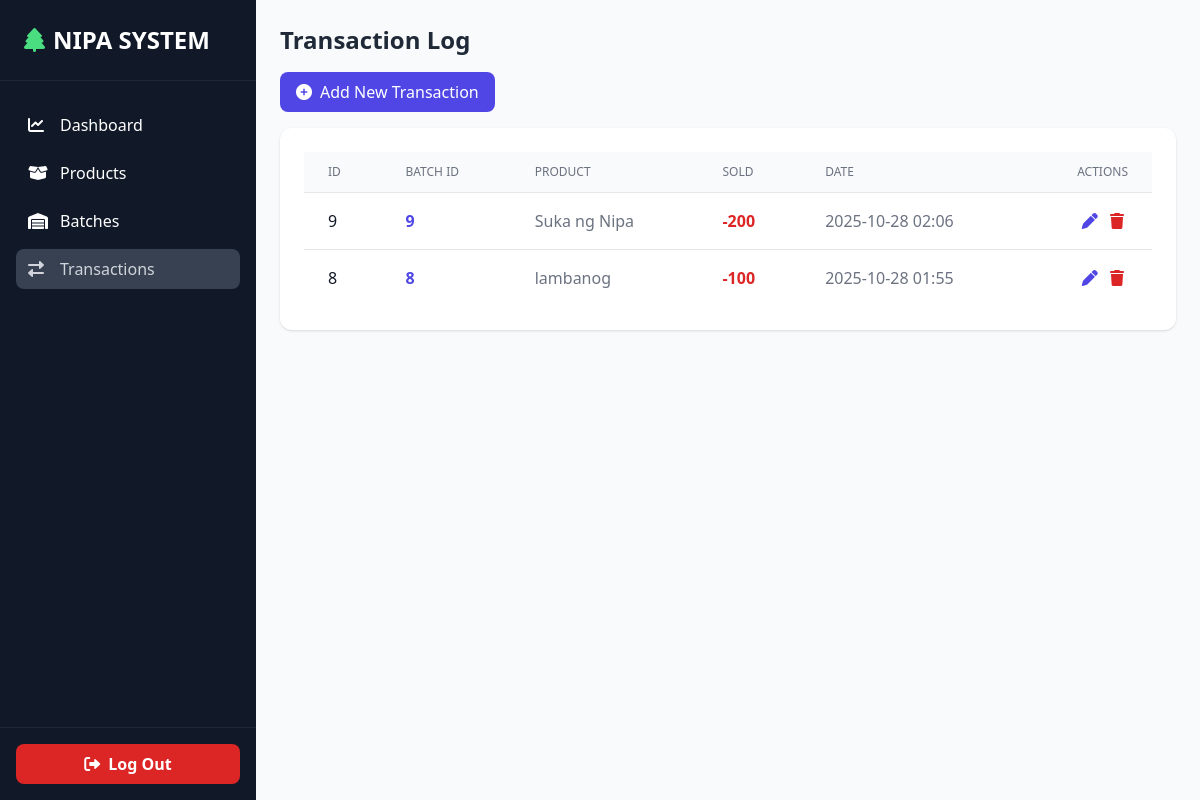
Page /dashboard.php?section=transactions (signed in) on the committed database.
### tables this page shows
CREATE TABLE `transactions` (
  `id` int(11) NOT NULL,
  `batch_id` int(11) NOT NULL,
  `product_id` int(11) NOT NULL,
  `quantity_sold` int(11) NOT NULL DEFAULT 0,
  `remarks` text DEFAULT NULL,
  `transaction_date` timestamp NOT NULL DEFAULT current_timestamp(),
  `created_at` timestamp NOT NULL DEFAULT current_timestamp(),
  `updated_at` timestamp NOT NULL DEFAULT current_timestamp() ON UPDATE current_timestamp()
);

CREATE TABLE `products` (
  `id` int(11) NOT NULL,
  `name` varchar(255) NOT NULL,
  `category` varchar(100) DEFAULT NULL,
  `description` text DEFAULT NULL,
  `imageUrl` varchar(500) DEFAULT NULL,
  `created_at` timestamp NOT NULL DEFAULT current_timestamp(),
  `updated_at` timestamp NOT NULL DEFAULT current_timestamp() ON UPDATE current_timestamp()
);

### src/dashboard.php (the view, shortened to what this page needs)
<?php
require 'db.php';
$stmt = $pdo->query("
    SELECT t.*, p.name AS product_name, b.manufacture_date
    FROM transactions t
    JOIN products p ON p.id = t.product_id
    JOIN batches b ON b.id = t.batch_id
    ORDER BY t.id DESC
");
$transactions = $stmt->fetchAll();
$currentSection = $_GET['section'] ?? 'dashboard';
?>
<!DOCTYPE html>
<html lang="en">
<head>
    <script src="https://cdn.tailwindcss.com"></script>
    <link rel="stylesheet" href="https://cdnjs.cloudflare.com/ajax/libs/font-awesome/6.0.0-beta3/css/all.min.css">
</head>
<body class="bg-gray-50">
<aside id="sidebar" class="fixed top-0 left-0 h-full w-64 bg-gray-900 text-white flex flex-col z-50 transition-transform duration-300 ease-in-out sidebar-hide lg:sidebar-show">
    <div class="p-6 text-2xl font-bold border-b border-gray-800 flex items-center justify-between">
        <span class="flex items-center space-x-2">
            <i class="fas fa-tree text-green-400"></i>
            <span>NIPA SYSTEM</span>
        </span>
    </div>
    <nav class="flex-1 px-4 py-6 space-y-2">
        <a href="?section=dashboard" class="nav-link <?= $currentSection === 'dashboard' ? 'active-link' : '' ?> flex items-center space-x-3 w-full text-left hover:bg-gray-800 rounded-lg px-3 py-2 transition">
            <i class="fas fa-chart-line w-5"></i><span>Dashboard</span>
        </a>
        <a href="?section=products" class="nav-link <?= $currentSection === 'products' ? 'active-link' : '' ?> flex items-center space-x-3 w-full text-left hover:bg-gray-800 rounded-lg px-3 py-2 transition">
            <i class="fas fa-box-open w-5"></i><span>Products</span>
        </a>
        <a href="?section=batches" class="nav-link <?= $currentSection === 'batches' ? 'active-link' : '' ?> flex items-center space-x-3 w-full text-left hover:bg-gray-800 rounded-lg px-3 py-2 transition">
            <i class="fas fa-warehouse w-5"></i><span>Batches</span>
        </a>
        <a href="?section=transactions" class="nav-link <?= $currentSection === 'transactions' ? 'active-link' : '' ?> flex items-center space-x-3 w-full text-left hover:bg-gray-800 rounded-lg px-3 py-2 transition">
            <i class="fas fa-exchange-alt w-5"></i><span>Transactions</span>
        </a>
    </nav>
    <div class="p-4 border-t border-gray-800">
        <a href="logout.php" class="flex items-center justify-center bg-red-600 hover:bg-red-700 rounded-lg py-2 font-semibold transition">
            <i class="fas fa-sign-out-alt mr-2"></i> Log Out
        </a>
    </div>
</aside>
<main class="flex-1 p-4 lg:p-6 lg:ml-64 mt-16 lg:mt-0">
    <section id="transactionsContent" class="content-section <?= $currentSection === 'transactions' ? 'active' : '' ?>">
    <div class="mb-4">
        <h2 class="text-xl lg:text-2xl font-bold text-gray-800">Transaction Log</h2>
    </div>
    <button onclick="toggleForm('addTransactionForm')" class="w-full lg:w-auto bg-indigo-600 text-white px-4 py-2 rounded-lg mb-4 hover:bg-indigo-700 transition">
        <i class="fas fa-plus-circle mr-2"></i>Add New Transaction
    </button>
    <div class="hidden lg:block bg-white p-6 rounded-xl shadow">
        <table class="min-w-full divide-y divide-gray-200">
            <thead class="bg-gray-50">
                <tr>
                    <th class="px-6 py-3 text-left text-xs font-medium text-gray-500 uppercase">ID</th>
                    <th class="px-6 py-3 text-left text-xs font-medium text-gray-500 uppercase">Batch ID</th>
                    <th class="px-6 py-3 text-left text-xs font-medium text-gray-500 uppercase">Product</th>
                    <th class="px-6 py-3 text-left text-xs font-medium text-gray-500 uppercase">Sold</th>
                    <th class="px-6 py-3 text-left text-xs font-medium text-gray-500 uppercase">Date</th>
                    <th class="px-6 py-3 text-right text-xs font-medium text-gray-500 uppercase">Actions</th>
                </tr>
            </thead>
            <tbody class="bg-white divide-y divide-gray-200">
                <?php foreach ($transactions as $transaction): ?>
                <tr>
                    <td class="px-6 py-4 whitespace-nowrap font-medium text-gray-900"><?= $transaction['id'] ?></td>
                    <td class="px-6 py-4 whitespace-nowrap text-indigo-600 font-semibold"><?= $transaction['batch_id'] ?></td>
                    <td class="px-6 py-4 whitespace-nowrap text-gray-500"><?= htmlspecialchars($transaction['product_name']) ?></td>
                    <td class="px-6 py-4 whitespace-nowrap font-bold text-red-600">-<?= $transaction['quantity_sold'] ?></td>
                    <td class="px-6 py-4 whitespace-nowrap text-gray-500"><?= date('Y-m-d H:i', strtotime($transaction['transaction_date'])) ?></td>
                    <td class="px-6 py-4 whitespace-nowrap text-right">
                        <button onclick="openEditTransactionModal(<?= htmlspecialchars(json_encode($transaction)) ?>)" class="text-indigo-600 hover:text-indigo-800 mx-1">
                            <i class="fas fa-pen"></i>
                        </button>
                        <form method="POST" class="inline" onsubmit="return confirm('Delete transaction?');">
                            <button type="submit" class="text-red-600 hover:text-red-800 mx-1">
                                <i class="fas fa-trash"></i>
                            </button>
                        </form>
                    </td>
                </tr>
                <?php endforeach; ?>
            </tbody>
        </table>
    </div>
</section>
</main>
</body>
</html>

### src/dashboard.php (style rules this page uses)
.active-link { background:#374151; color:#d1d5db }
.content-section { display:none }
.content-section.active { display:block }

### rows in the picture
transactions: id "9", batch "9", product.name "Suka ng Nipa", quantity_sold "200", transaction_date "2025-10-28 02:06"
transactions: id "8", batch "8", product.name "lambanog", quantity_sold "100", transaction_date "2025-10-28 01:55"
